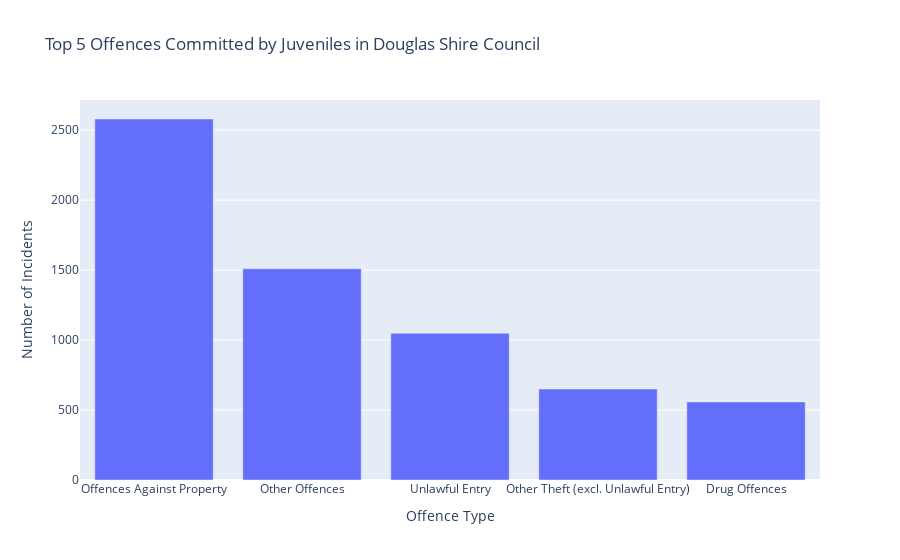

Write notebook code for a chart like this one.
### Code cell
# Import libraries
import pandas as pd
import plotly.express as px
import numpy as np
import statsmodels.api as sm
from statsmodels.tsa.api import SimpleExpSmoothing

# Configuration and Constants
DATA_PATH_LGA = 'data/crime/queensland/LGA_Reported_Offenders_Number.csv'
COUNCIL_NAME = 'Douglas Shire Council'
AGE_GROUPS = {'Adult': 'Adult', 'Juvenile': 'Juvenile'}

# Data Loading
def load_data(file_path):
    """Load data from a CSV file."""
    try:
        return pd.read_csv(file_path)
    except FileNotFoundError:
        print(f"File not found: {file_path}")
        return pd.DataFrame()

lga_data = load_data(DATA_PATH_LGA)

# Data Filtering
def filter_data_by_council(data, council_name):
    """Filter data for a specific council."""
    return data[data['LGA Name'] == council_name]

def separate_data_by_age(data):
    """Separate data into adults and juveniles."""
    adults = data[data['Age'] == AGE_GROUPS['Adult']]
    juveniles = data[data['Age'] == AGE_GROUPS['Juvenile']]
    return adults, juveniles

# Plotly Plotting Functions
def plot_top_offences(data, title, n=5):
    """Plot top N offences using Plotly."""
    summary = data.drop(columns=['LGA Name', 'Month Year', 'Age', 'Sex', 'Total']).sum()
    top_n = summary.sort_values(ascending=False).head(n).reset_index()
    top_n.columns = ['Offence Type', 'Number of Incidents']
    
    fig = px.bar(top_n, x='Offence Type', y='Number of Incidents', title=title)
    fig.update_layout(xaxis_title='Offence Type', yaxis_title='Number of Incidents', xaxis={'categoryorder':'total descending'})
    fig.show()

# Data Preprocessing
def preprocess_data(data):
    """Preprocess data for trend analysis."""
    data['Month Year'] = pd.to_datetime(data['Month Year'], format='%b-%y')
    return data.set_index('Month Year')

# Main Analysis
def main_analysis():
    douglas_data = filter_data_by_council(lga_data, COUNCIL_NAME)
    adults_data, juveniles_data = separate_data_by_age(douglas_data)
    
    # Plotting top 5 juvenile offences with Plotly
    plot_top_offences(juveniles_data, 'Top 5 Offences Committed by Juveniles in Douglas Shire Council', 5)
    
    # Additional analysis and plotting functions can be added here, utilizing Plotly for visualizations

# Execute main analysis
main_analysis()

### Figure 1 — Plotly figure (JSON) as saved in the notebook; plotly's stock layout.template omitted (floating-point values rounded to 4 significant figures)
{"data": [{"alignmentgroup": "True", "hovertemplate": "Offence Type=%{x}<br>Number of Incidents=%{y}<extra></extra>", "legendgroup": "", "marker": {"color": "#636efa", "pattern": {"shape": ""}}, "name": "", "offsetgroup": "", "orientation": "v", "showlegend": false, "textposition": "auto", "type": "bar", "x": ["Offences Against Property", "Other Offences", "Unlawful Entry", "Other Theft (excl. Unlawful Entry)", "Drug Offences"], "xaxis": "x", "y": [2580, 1510, 1048, 650, 558], "yaxis": "y"}], "layout": {"barmode": "relative", "legend": {"tracegroupgap": 0}, "title": {"text": "Top 5 Offences Committed by Juveniles in Douglas Shire Council"}, "xaxis": {"anchor": "y", "categoryorder": "total descending", "domain": [0, 1], "title": {"text": "Offence Type"}}, "yaxis": {"anchor": "x", "domain": [0, 1], "title": {"text": "Number of Incidents"}}}}
